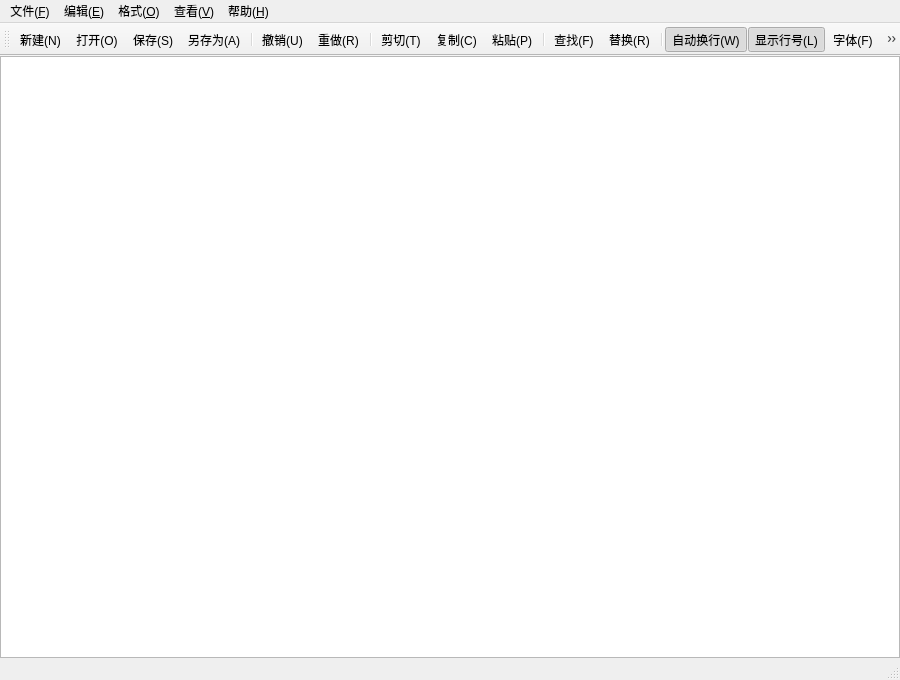
<?xml version="1.0" encoding="UTF-8"?>
<ui version="4.0">
 <class>MainWindow</class>
 <widget class="QMainWindow" name="MainWindow">
  <property name="geometry"><rect><x>0</x><y>0</y><width>900</width><height>680</height></rect></property>
  <property name="minimumSize"><size><width>640</width><height>400</height></size></property>
  <property name="windowTitle"><string>简单文本编辑器</string></property>
  <property name="windowIcon"><iconset resource="resources.qrc"><normaloff>:/icons/editor.svg</normaloff>:/icons/editor.svg</iconset></property>
  <widget class="QWidget" name="centralwidget">
   <layout class="QVBoxLayout" name="verticalLayout">
    <property name="leftMargin"><number>0</number></property>
    <property name="topMargin"><number>0</number></property>
    <property name="rightMargin"><number>0</number></property>
    <property name="bottomMargin"><number>0</number></property>
    <property name="spacing"><number>0</number></property>
    <item><widget class="CodeEditor" name="editor">
     <property name="font"><font><family>Consolas</family><pointsize>12</pointsize></font></property>
     <property name="lineWrapMode"><enum>QPlainTextEdit::WidgetWidth</enum></property>
    </widget></item>
   </layout>
  </widget>
  <widget class="QMenuBar" name="menubar">
   <widget class="QMenu" name="menuFile">
    <property name="title"><string>文件(&amp;F)</string></property>
    <addaction name="actionNew"/>
    <addaction name="actionOpen"/>
    <addaction name="actionSave"/>
    <addaction name="actionSaveAs"/>
    <addaction name="separator"/>
    <addaction name="actionExit"/>
   </widget>
   <widget class="QMenu" name="menuEdit">
    <property name="title"><string>编辑(&amp;E)</string></property>
    <addaction name="actionUndo"/>
    <addaction name="actionRedo"/>
    <addaction name="separator"/>
    <addaction name="actionCut"/>
    <addaction name="actionCopy"/>
    <addaction name="actionPaste"/>
    <addaction name="separator"/>
    <addaction name="actionFind"/>
    <addaction name="actionReplace"/>
    <addaction name="separator"/>
    <addaction name="actionSelectAll"/>
   </widget>
   <widget class="QMenu" name="menuFormat">
    <property name="title"><string>格式(&amp;O)</string></property>
    <addaction name="actionWrap"/>
    <addaction name="actionLineNumbers"/>
    <addaction name="separator"/>
    <addaction name="actionFont"/>
    <addaction name="actionTextColor"/>
    <addaction name="actionBackground"/>
   </widget>
   <widget class="QMenu" name="menuView">
    <property name="title"><string>查看(&amp;V)</string></property>
    <addaction name="actionToolbar"/>
    <addaction name="actionStatusbar"/>
   </widget>
   <widget class="QMenu" name="menuHelp">
    <property name="title"><string>帮助(&amp;H)</string></property>
    <addaction name="actionAbout"/>
   </widget>
   <addaction name="menuFile"/>
   <addaction name="menuEdit"/>
   <addaction name="menuFormat"/>
   <addaction name="menuView"/>
   <addaction name="menuHelp"/>
  </widget>
  <widget class="QToolBar" name="toolBar">
   <property name="windowTitle"><string>工具栏</string></property>
   <property name="iconSize"><size><width>24</width><height>24</height></size></property>
   <property name="toolButtonStyle"><enum>Qt::ToolButtonIconOnly</enum></property>
   <attribute name="toolBarArea"><enum>TopToolBarArea</enum></attribute>
   <attribute name="toolBarBreak"><bool>false</bool></attribute>
    <addaction name="actionNew"/>
    <addaction name="actionOpen"/>
    <addaction name="actionSave"/>
    <addaction name="actionSaveAs"/>
    <addaction name="separator"/>
    <addaction name="actionUndo"/>
    <addaction name="actionRedo"/>
    <addaction name="separator"/>
    <addaction name="actionCut"/>
    <addaction name="actionCopy"/>
    <addaction name="actionPaste"/>
    <addaction name="separator"/>
    <addaction name="actionFind"/>
    <addaction name="actionReplace"/>
    <addaction name="separator"/>
    <addaction name="actionWrap"/>
    <addaction name="actionLineNumbers"/>
    <addaction name="actionFont"/>
    <addaction name="actionTextColor"/>
    <addaction name="actionBackground"/>
  </widget>
  <widget class="QStatusBar" name="statusbar"/>
  <action name="actionNew">
   <property name="text"><string>新建(&amp;N)</string></property>
   <property name="toolTip"><string>新建 (Ctrl+N)</string></property>
   <property name="statusTip"><string>新建</string></property>
   <property name="shortcut"><string>Ctrl+N</string></property>
   <property name="icon"><iconset resource="resources.qrc"><normaloff>:/icons/new.svg</normaloff>:/icons/new.svg</iconset></property>
  </action>
  <action name="actionOpen">
   <property name="text"><string>打开(&amp;O)</string></property>
   <property name="toolTip"><string>打开 (Ctrl+O)</string></property>
   <property name="statusTip"><string>打开</string></property>
   <property name="shortcut"><string>Ctrl+O</string></property>
   <property name="icon"><iconset resource="resources.qrc"><normaloff>:/icons/open.svg</normaloff>:/icons/open.svg</iconset></property>
  </action>
  <action name="actionSave">
   <property name="text"><string>保存(&amp;S)</string></property>
   <property name="toolTip"><string>保存 (Ctrl+S)</string></property>
   <property name="statusTip"><string>保存</string></property>
   <property name="shortcut"><string>Ctrl+S</string></property>
   <property name="icon"><iconset resource="resources.qrc"><normaloff>:/icons/save.svg</normaloff>:/icons/save.svg</iconset></property>
  </action>
  <action name="actionSaveAs">
   <property name="text"><string>另存为(&amp;A)</string></property>
   <property name="toolTip"><string>另存为 (Ctrl+Shift+S)</string></property>
   <property name="statusTip"><string>另存为</string></property>
   <property name="shortcut"><string>Ctrl+Shift+S</string></property>
   <property name="icon"><iconset resource="resources.qrc"><normaloff>:/icons/save-as.svg</normaloff>:/icons/save-as.svg</iconset></property>
  </action>
  <action name="actionExit">
   <property name="text"><string>退出(&amp;X)</string></property>
   <property name="toolTip"><string>退出 (Ctrl+Q)</string></property>
   <property name="statusTip"><string>退出</string></property>
   <property name="shortcut"><string>Ctrl+Q</string></property>
  </action>
  <action name="actionUndo">
   <property name="text"><string>撤销(&amp;U)</string></property>
   <property name="toolTip"><string>撤销 (Ctrl+Z)</string></property>
   <property name="statusTip"><string>撤销</string></property>
   <property name="shortcut"><string>Ctrl+Z</string></property>
   <property name="icon"><iconset resource="resources.qrc"><normaloff>:/icons/undo.svg</normaloff>:/icons/undo.svg</iconset></property>
  </action>
  <action name="actionRedo">
   <property name="text"><string>重做(&amp;R)</string></property>
   <property name="toolTip"><string>重做 (Ctrl+Shift+Z)</string></property>
   <property name="statusTip"><string>重做</string></property>
   <property name="shortcut"><string>Ctrl+Shift+Z</string></property>
   <property name="icon"><iconset resource="resources.qrc"><normaloff>:/icons/redo.svg</normaloff>:/icons/redo.svg</iconset></property>
  </action>
  <action name="actionCut">
   <property name="text"><string>剪切(&amp;T)</string></property>
   <property name="toolTip"><string>剪切 (Ctrl+X)</string></property>
   <property name="statusTip"><string>剪切</string></property>
   <property name="shortcut"><string>Ctrl+X</string></property>
   <property name="icon"><iconset resource="resources.qrc"><normaloff>:/icons/cut.svg</normaloff>:/icons/cut.svg</iconset></property>
  </action>
  <action name="actionCopy">
   <property name="text"><string>复制(&amp;C)</string></property>
   <property name="toolTip"><string>复制 (Ctrl+C)</string></property>
   <property name="statusTip"><string>复制</string></property>
   <property name="shortcut"><string>Ctrl+C</string></property>
   <property name="icon"><iconset resource="resources.qrc"><normaloff>:/icons/copy.svg</normaloff>:/icons/copy.svg</iconset></property>
  </action>
  <action name="actionPaste">
   <property name="text"><string>粘贴(&amp;P)</string></property>
   <property name="toolTip"><string>粘贴 (Ctrl+V)</string></property>
   <property name="statusTip"><string>粘贴</string></property>
   <property name="shortcut"><string>Ctrl+V</string></property>
   <property name="icon"><iconset resource="resources.qrc"><normaloff>:/icons/paste.svg</normaloff>:/icons/paste.svg</iconset></property>
  </action>
  <action name="actionSelectAll">
   <property name="text"><string>全选(&amp;A)</string></property>
   <property name="toolTip"><string>全选 (Ctrl+A)</string></property>
   <property name="statusTip"><string>全选</string></property>
   <property name="shortcut"><string>Ctrl+A</string></property>
  </action>
  <action name="actionFind">
   <property name="text"><string>查找(&amp;F)</string></property>
   <property name="toolTip"><string>查找 (Ctrl+F)</string></property>
   <property name="statusTip"><string>查找</string></property>
   <property name="shortcut"><string>Ctrl+F</string></property>
   <property name="icon"><iconset resource="resources.qrc"><normaloff>:/icons/find.svg</normaloff>:/icons/find.svg</iconset></property>
  </action>
  <action name="actionReplace">
   <property name="text"><string>替换(&amp;R)</string></property>
   <property name="toolTip"><string>替换 (Ctrl+H)</string></property>
   <property name="statusTip"><string>替换</string></property>
   <property name="shortcut"><string>Ctrl+H</string></property>
   <property name="icon"><iconset resource="resources.qrc"><normaloff>:/icons/replace.svg</normaloff>:/icons/replace.svg</iconset></property>
  </action>
  <action name="actionWrap">
   <property name="text"><string>自动换行(&amp;W)</string></property>
   <property name="toolTip"><string>自动换行</string></property>
   <property name="statusTip"><string>自动换行</string></property>
   <property name="icon"><iconset resource="resources.qrc"><normaloff>:/icons/wrap.svg</normaloff>:/icons/wrap.svg</iconset></property>
   <property name="checkable"><bool>true</bool></property>
   <property name="checked"><bool>true</bool></property>
  </action>
  <action name="actionLineNumbers">
   <property name="text"><string>显示行号(&amp;L)</string></property>
   <property name="toolTip"><string>显示行号 (Ctrl+L)</string></property>
   <property name="statusTip"><string>显示行号</string></property>
   <property name="shortcut"><string>Ctrl+L</string></property>
   <property name="icon"><iconset resource="resources.qrc"><normaloff>:/icons/lines.svg</normaloff>:/icons/lines.svg</iconset></property>
   <property name="checkable"><bool>true</bool></property>
   <property name="checked"><bool>true</bool></property>
  </action>
  <action name="actionFont">
   <property name="text"><string>字体(&amp;F)</string></property>
   <property name="toolTip"><string>字体</string></property>
   <property name="statusTip"><string>字体</string></property>
   <property name="icon"><iconset resource="resources.qrc"><normaloff>:/icons/font.svg</normaloff>:/icons/font.svg</iconset></property>
  </action>
  <action name="actionTextColor">
   <property name="text"><string>字体颜色</string></property>
   <property name="toolTip"><string>字体颜色</string></property>
   <property name="statusTip"><string>字体颜色</string></property>
   <property name="icon"><iconset resource="resources.qrc"><normaloff>:/icons/text-color.svg</normaloff>:/icons/text-color.svg</iconset></property>
  </action>
  <action name="actionBackground">
   <property name="text"><string>编辑器背景色</string></property>
   <property name="toolTip"><string>编辑器背景色</string></property>
   <property name="statusTip"><string>编辑器背景色</string></property>
   <property name="icon"><iconset resource="resources.qrc"><normaloff>:/icons/background.svg</normaloff>:/icons/background.svg</iconset></property>
  </action>
  <action name="actionToolbar">
   <property name="text"><string>显示工具栏(&amp;T)</string></property>
   <property name="toolTip"><string>显示工具栏</string></property>
   <property name="statusTip"><string>显示工具栏</string></property>
   <property name="icon"><iconset resource="resources.qrc"><normaloff>:/icons/toolbar.svg</normaloff>:/icons/toolbar.svg</iconset></property>
   <property name="checkable"><bool>true</bool></property>
   <property name="checked"><bool>true</bool></property>
  </action>
  <action name="actionStatusbar">
   <property name="text"><string>显示状态栏(&amp;S)</string></property>
   <property name="toolTip"><string>显示状态栏</string></property>
   <property name="statusTip"><string>显示状态栏</string></property>
   <property name="icon"><iconset resource="resources.qrc"><normaloff>:/icons/statusbar.svg</normaloff>:/icons/statusbar.svg</iconset></property>
   <property name="checkable"><bool>true</bool></property>
   <property name="checked"><bool>true</bool></property>
  </action>
  <action name="actionAbout">
   <property name="text"><string>关于(&amp;A)</string></property>
   <property name="toolTip"><string>关于</string></property>
   <property name="statusTip"><string>关于</string></property>
   <property name="icon"><iconset resource="resources.qrc"><normaloff>:/icons/editor.svg</normaloff>:/icons/editor.svg</iconset></property>
  </action>
 </widget>
 <customwidgets>
  <customwidget><class>CodeEditor</class><extends>QPlainTextEdit</extends><header>codeeditor.h</header></customwidget>
 </customwidgets>
 <resources><include location="resources.qrc"/></resources>
 <connections/>
</ui>
